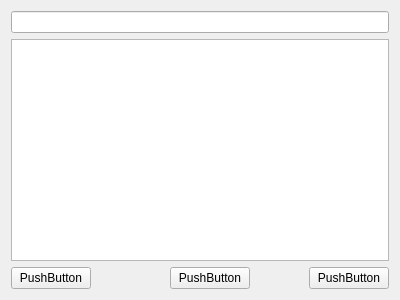
<?xml version="1.0" encoding="UTF-8"?>
<ui version="4.0">
 <class>dialogfornote</class>
 <widget class="QWidget" name="dialogfornote">
  <property name="geometry">
   <rect>
    <x>0</x>
    <y>0</y>
    <width>400</width>
    <height>300</height>
   </rect>
  </property>
  <property name="windowTitle">
   <string>Form</string>
  </property>
  <layout class="QGridLayout" name="gridLayout">
   <item row="0" column="0">
    <widget class="QLineEdit" name="lineEdit"/>
   </item>
   <item row="1" column="0">
    <widget class="QTextEdit" name="textEdit"/>
   </item>
   <item row="2" column="0">
    <layout class="QHBoxLayout" name="horizontalLayout_3">
     <item>
      <layout class="QHBoxLayout" name="horizontalLayout_2">
       <item>
        <layout class="QHBoxLayout" name="horizontalLayout">
         <item>
          <widget class="QPushButton" name="pushButton">
           <property name="text">
            <string>PushButton</string>
           </property>
          </widget>
         </item>
         <item>
          <spacer name="horizontalSpacer">
           <property name="orientation">
            <enum>Qt::Horizontal</enum>
           </property>
           <property name="sizeHint" stdset="0">
            <size>
             <width>138</width>
             <height>20</height>
            </size>
           </property>
          </spacer>
         </item>
         <item>
          <widget class="QPushButton" name="pushButton_2">
           <property name="text">
            <string>PushButton</string>
           </property>
          </widget>
         </item>
        </layout>
       </item>
       <item>
        <spacer name="horizontalSpacer_2">
         <property name="orientation">
          <enum>Qt::Horizontal</enum>
         </property>
         <property name="sizeHint" stdset="0">
          <size>
           <width>118</width>
           <height>20</height>
          </size>
         </property>
        </spacer>
       </item>
      </layout>
     </item>
     <item>
      <widget class="QPushButton" name="pushButton_3">
       <property name="text">
        <string>PushButton</string>
       </property>
      </widget>
     </item>
    </layout>
   </item>
  </layout>
 </widget>
 <resources/>
 <connections/>
</ui>
